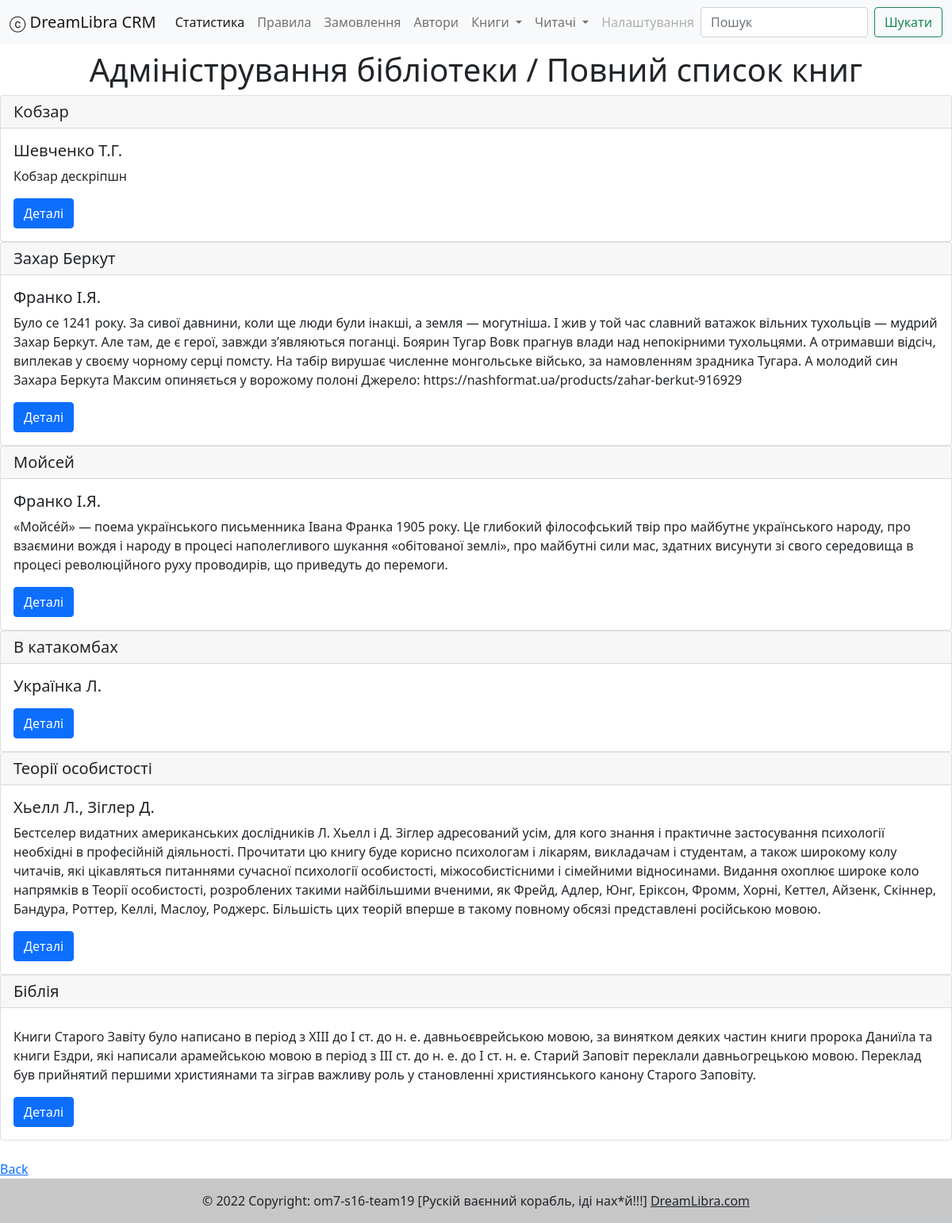
/book/list/, run on the app's committed database.
### book/models.py (models this page shows, shortened)
class Book(models.Model):
    name = models.CharField(blank=True, max_length=128)
    description = models.TextField(blank=True)
    count = models.IntegerField(default=10)
    authors = models.ManyToManyField(Author, related_name='books')
    @staticmethod
    def get_all():
        all_users = Book.objects.all()
        return list(all_users)
    def all_authors_string(self):
        autors = [author.surname_initials() for author in Author.objects.filter(books__id = self.id)]
        return ", ".join(autors)

### author/models.py (models this page shows, shortened)
class Author(models.Model):
    name = models.CharField(blank=True, max_length=20)
    surname = models.CharField(blank=True, max_length=20)
    patronymic = models.CharField(blank=True, max_length=20)
    def surname_initials(self):
        patronymic_is_not_empty = self.patronymic and self.patronymic.strip()
        patronymic  = f"{self.patronymic[0]}." if patronymic_is_not_empty else ""
        return f"{self.surname} {self.name[0]}.{patronymic}".format(**vars())

### book/views.py (the view)
# urls.py: path('list/', BookListAll.as_view(), name='list_all'),
class BookListAll(ListView):
    model = Book
    template_name = "book/book_list.html"
    context_object_name = "books"
    def get_context_data(self, **kwargs):
        context = super(BookListAll, self).get_context_data(**kwargs)
        context['title'] = 'Список книг'
        context['content_title'] = 'Адміністрування бібліотеки / Повний список книг'
        return context
    def get_queryset(self):
        queryset = Book.get_all()
        return queryset

### templates/book/book_list.html (shortened to what this page needs)
{% extends '_base.html' %}
{% block content %}
<div align = 'center'>
    <div >
		<h1>{{content_title}}</h1>
	</div>
</div>
{% for book in books %}
<div class="card">
  <h5 class="card-header">{{book.name}}</h5>
  <div class="card-body">
    <h5 class="card-title"> {{book.all_authors_string}} </h5>
    <p class="card-text">{{book.description}}</p>
    <a href="{% url 'by_id' book.id %}" class="btn btn-primary">Деталі</a>
  </div>
</div>
{% endfor %}
<br>
<a href="{% url 'index' %}">Back</a>
{% endblock %}

### data on the page
Book: name "Кобзар", all_authors_string "Шевченко Т.Г.", description "Кобзар дескріпшн"
Book: name "Захар Беркут", all_authors_string "Франко І.Я.", description "Було се 1241 року. За сивої давнини, коли ще люди були інакші, а земля — могутніша. І жив у той час славний ватажок вільних тухольців — мудрий Захар Беркут. Але там, де є герої, завжди з’являються поганці. Боярин Тугар Вовк прагнув влади над непокірними тухольцями. А отримавши відсіч, виплекав у своєму чорному серці помсту. На табір вирушає численне монгольське військо, за намовленням зрадника Тугара. А молодий син Захара Беркута Максим опиняється у ворожому полоні Джерело: https://nashformat.ua/products/zahar-berkut-916929"
Book: name "Мойсей", all_authors_string "Франко І.Я.", description "«Мойсе́й» — поема українського письменника Івана Франка 1905 року. Це глибокий філософський твір про майбутнє українського народу, про взаємини вождя i народу в процесі наполегливого шукання «обітованої землі», про майбутні сили мас, здатних висунути зі свого середовища в процесі революційного руху проводирів, що приведуть до перемоги."
Book: name "В катакомбах", all_authors_string "Українка Л."
Book: name "Теорії особистості", all_authors_string "Хьелл Л., Зіглер Д.", description "Бестселер видатних американських дослідників Л. Хьелл і Д. Зіглер адресований усім, для кого знання і практичне застосування психології необхідні в професійній діяльності. Прочитати цю книгу буде корисно психологам і лікарям, викладачам і студентам, а також широкому колу читачів, які цікавляться питаннями сучасної психології особистості, міжособистісними і сімейними відносинами. Видання охоплює широке коло напрямків в Теорії особистості, розроблених такими найбільшими вченими, як Фрейд, Адлер, Юнг, Еріксон, Фромм, Хорні, Кеттел, Айзенк, Скіннер, Бандура, Роттер, Келлі, Маслоу, Роджерс. Більшість цих теорій вперше в такому повному обсязі представлені російською мовою."
Book: name "Біблія", description "Книги Старого Завіту було написано в період з XIII до I ст. до н. е. давньоєврейською мовою, за винятком деяких частин книги пророка Даниїла та книги Ездри, які написали арамейською мовою в період з III ст. до н. е. до I ст. н. е. Старий Заповіт переклали давньогрецькою мовою. Переклад був прийнятий першими християнами та зіграв важливу роль у становленні християнського канону Старого Заповіту."

### other printed values
{{ content_title }} "Адміністрування бібліотеки / Повний список книг"
